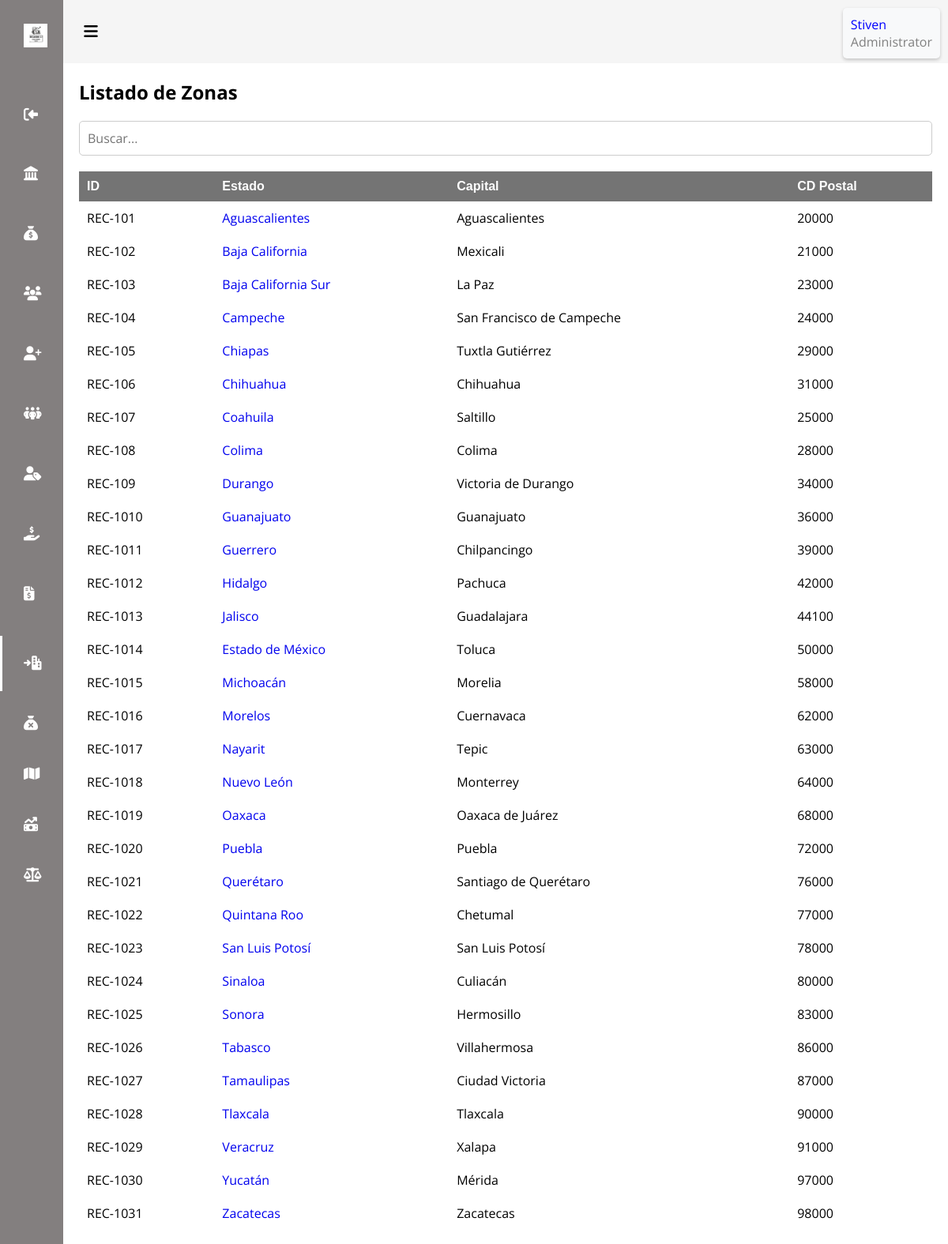
Screenshot of /resources/views/admin/cobros/cobros.php (signed in) with the database file from the repository.
### tables this page shows
CREATE TABLE `zonas` (
  `ID` int NOT NULL,
  `Nombre` varchar(255) DEFAULT NULL,
  `Capital` varchar(255) DEFAULT NULL,
  `CobradorAsignado` int DEFAULT NULL,
  `CodigoPostal` varchar(10) DEFAULT NULL
);

### resources/views/admin/cobros/cobros.php (the view, shortened to what this page needs)
<!DOCTYPE html>
<html lang="en">
<head>
    <link rel="stylesheet" href="/public/assets/css/cobros.css">
</head>
<body id="body">
<header>
        <div class="icon__menu">
            <i class="fas fa-bars" id="btn_open"></i>
        </div>
        <div class="nombre-usuario">
            <?php
        if (isset($_SESSION["nombre_usuario"])) {
            echo htmlspecialchars($_SESSION["nombre_usuario"])."<br>" . "<span> Administrator<span>";
        }
        ?>
        </div>
    </header>
    <div class="menu__side" id="menu_side">
        <div class="name__page">
            <img src="/public/assets/img/logo.png" class="img logo-image" alt="">
            <h4>Recaudo</h4>
        </div>
        <div class="options__menu">
            <a href="/controllers/cerrar_sesion.php">
                <div class="option">
                    <i class="fa-solid fa-right-to-bracket fa-rotate-180"></i>
                    <h4>Cerrar Sesion</h4>
                </div>
            </a>
            <a href="/resources/views/admin/inicio/inicio.php">
                <div class="option">
                    <i class="fa-solid fa-landmark" title="Inicio"></i>
                    <h4>Inicio</h4>
                </div>
            </a>
            <a href=" /resources/views/admin/admin_saldo/saldo_admin.php">
                <div class="option">
                    <i class="fa-solid fa-sack-dollar" title=""></i>
                    <h4>Saldo Incial</h4>
                </div>
            </a>
            <a href="/resources/views/admin/usuarios/crudusuarios.php">
                <div class="option">
                    <i class="fa-solid fa-users" title=""></i>
                    <h4>Usuarios</h4>
                </div>
            </a>
            <a href="/resources/views/admin/usuarios/registrar.php">
                <div class="option">
                    <i class="fa-solid fa-user-plus" title=""></i>
                    <h4>Registrar Usuario</h4>
                </div>
            </a>
            <a href="/resources/views/admin/clientes/lista_clientes.php">
                <div class="option">
                    <i class="fa-solid fa-people-group" title=""></i>
                    <h4>Clientes</h4>
                </div>
            </a>
            <a href="/resources/views/admin/clientes/agregar_clientes.php">
                <div class="option">
                    <i class="fa-solid fa-user-tag" title=""></i>
                    <h4>Registrar Clientes</h4>
                </div>
            </a>
            <a href="/resources/views/admin/creditos/crudPrestamos.php">
                <div class="option">
                    <i class="fa-solid fa-hand-holding-dollar" title=""></i>
                    <h4>Prestamos</h4>
                </div>
            </a>
            <a href="/resources/views/admin/creditos/prestamos.php">
                <div class="option">
                    <i class="fa-solid fa-file-invoice-dollar" title=""></i>
                    <h4>Registrar Prestamos</h4>
                </div>
            </a>
            <a href="/resources/views/admin/cobros/cobros.php" class="selected">
                <div class="option">
                    <i class="fa-solid fa-arrow-right-to-city" title=""></i>
                    <h4>Zonas de cobro</h4>
                </div>
            </a>
            <a href="/resources/views/admin/gastos/gastos.php">
                <div class="option">
                    <i class="fa-solid fa-sack-xmark" title=""></i>
                    <h4>Gastos</h4>
                </div>
            </a>
            <a href="/resources/views/admin/ruta/lista_super.php">
                <div class="option">
                    <i class="fa-solid fa-map" title=""></i>
                    <h4>Ruta</h4>
                </div>
            </a>
            <a href="/resources/views/admin/abonos/abonos.php">
                <div class="option">
                    <i class="fa-solid fa-money-bill-trend-up" title=""></i>
                    <h4>Abonos</h4>
                </div>
            </a>
            <a href="/resources/views/admin/retiros/retiros.php">
                <div class="option">
                    <i class="fa-solid fa-scale-balanced" title=""></i>
                    <h4>Retiros</h4>
                </div>
            </a>
        </div>
    </div>
    <main>
        <h2>Listado de Zonas</h2>
        <div class="search-container">
            <input type="text" id="search-input" class="search-input" placeholder="Buscar...">
        </div>
        <table>
            <tr>
                <th>ID</th>
                <th>Estado</th>
                <th>Capital</th>
                <th>CD Postal</th>
            </tr>
            <?php
    include("../../../../controllers/conexion.php");
    $sql = "SELECT * FROM zonas";
    $result = mysqli_query($conexion, $sql);
    while ($row = mysqli_fetch_assoc($result)) {
        echo "<tr 'zona-row'>";
        echo "<td>REC-10" . $row["ID"] . "</td>";
        echo "<td><a href='ciudades.php?zona=" . $row["ID"] . "'>" . $row["Nombre"] . "</a></td>";
        echo "<td>" . $row["Capital"] . "</td>";
        echo "<td>" . $row["CodigoPostal"] . "</td>";
        echo "</tr>";
    }
    ?>
        </table>
    </main>
</body>
</html>

### public/assets/css/cobros.css (style rules this page uses)
* { margin: 0; padding: 0; box-sizing: border-box; text-decoration: none; font-family: 'Open Sans', sans-serif; }
body { margin-left: 80px; margin-top: 80px; transition: margin-left 300ms cubic-bezier(0.785, 0.135, 0.15, 0.86); }
main { padding: 20px; }
header { width: 100%; height: 80px; background: #f5f5f5; display: flex; align-items: center; position: fixed; top: 0; z-index: 200; }
.icon__menu { width: 50px; height: 100%; display: flex; justify-content: center; align-items: center; transform: translateX(10px); }
.icon__menu i { font-size: 20px; cursor: pointer; position: absolute; }
.nombre-usuario { position: fixed; top: 10px; right: 10px; background-color: #f8f9fa; padding: 10px; border-radius: 5px; box-shadow: 0 2px 4px rgba(0, 0, 0, 0.2); z-index: 1000; color: blue; max-width: 200px; word-wrap: break-word; }
.nombre-usuario span { color: grey; }
.menu__side { width: 80px; height: 100%; background: rgb(131, 127, 127); position: fixed; top: 0; left: 0; color: white; font-size: 18px; z-index: 300; overflow: hidden; overflow-y: scroll; border-right: 20px solid rgb(131, 127, 127); transition: all 300ms cubic-bezier(0.785, 0.135, 0.15, 0.86); }
.menu__side { -ms-overflow-style: none; scrollbar-width: none; }
.name__page { padding: 20px 30px; display: flex; align-items: center; margin-top: 10px; }
.options__menu { padding: 20px 30px; position: absolute; top: 80px; }
.options__menu a { color: #ffffff; cursor: default; display: block; position: relative; transition: color 300ms; }
.options__menu .option { padding: 20px 0px; display: flex; align-items: center; position: relative; }
.options__menu .option i { width: 20px; margin-right: 20px; cursor: pointer; }
.options__menu .option h4 { font-weight: 300; cursor: pointer; }
a.selected { color: #fff; }
.selected:before { content: ''; width: 3px; height: 80%; background: white; position: absolute; top: 10%; left: -30px; }
.logo-image { max-width: 100px; max-height: 30px; display: block; margin: 0 auto; }
.search-container { display: flex; justify-content: center; margin: 20px 0; }
.search-input { flex: 1; padding: 10px; border: 1px solid #ccc; border-radius: 5px; font-size: 16px; }
table { width: 100%; border-collapse: collapse; margin-top: 20px; }
table th, table td { padding: 10px; text-align: left; }
table th { background-color: #747474; color: #ffffff; font-family: Arial, Helvetica, sans-serif; }

### rows the page displays
zonas: ID "1", Nombre "Aguascalientes", Capital "Aguascalientes", CodigoPostal "20000"
zonas: ID "2", Nombre "Baja California", Capital "Mexicali", CodigoPostal "21000"
zonas: ID "3", Nombre "Baja California Sur", Capital "La Paz", CodigoPostal "23000"
zonas: ID "4", Nombre "Campeche", Capital "San Francisco de Campeche", CodigoPostal "24000"
zonas: ID "5", Nombre "Chiapas", Capital "Tuxtla Gutiérrez", CodigoPostal "29000"
zonas: ID "6", Nombre "Chihuahua", Capital "Chihuahua", CodigoPostal "31000"
zonas: ID "7", Nombre "Coahuila", Capital "Saltillo", CodigoPostal "25000"
zonas: ID "8", Nombre "Colima", Capital "Colima", CodigoPostal "28000"
zonas: ID "9", Nombre "Durango", Capital "Victoria de Durango", CodigoPostal "34000"
zonas: ID "10", Nombre "Guanajuato", Capital "Guanajuato", CodigoPostal "36000"
zonas: ID "11", Nombre "Guerrero", Capital "Chilpancingo", CodigoPostal "39000"
zonas: ID "12", Nombre "Hidalgo", Capital "Pachuca", CodigoPostal "42000"
zonas: ID "13", Nombre "Jalisco", Capital "Guadalajara", CodigoPostal "44100"
zonas: ID "14", Nombre "Estado de México", Capital "Toluca", CodigoPostal "50000"
zonas: ID "15", Nombre "Michoacán", Capital "Morelia", CodigoPostal "58000"
zonas: ID "16", Nombre "Morelos", Capital "Cuernavaca", CodigoPostal "62000"
zonas: ID "17", Nombre "Nayarit", Capital "Tepic", CodigoPostal "63000"
zonas: ID "18", Nombre "Nuevo León", Capital "Monterrey", CodigoPostal "64000"
zonas: ID "19", Nombre "Oaxaca", Capital "Oaxaca de Juárez", CodigoPostal "68000"
zonas: ID "20", Nombre "Puebla", Capital "Puebla", CodigoPostal "72000"
zonas: ID "21", Nombre "Querétaro", Capital "Santiago de Querétaro", CodigoPostal "76000"
zonas: ID "22", Nombre "Quintana Roo", Capital "Chetumal", CodigoPostal "77000"
zonas: ID "23", Nombre "San Luis Potosí", Capital "San Luis Potosí", CodigoPostal "78000"
zonas: ID "24", Nombre "Sinaloa", Capital "Culiacán", CodigoPostal "80000"
zonas: ID "25", Nombre "Sonora", Capital "Hermosillo", CodigoPostal "83000"
zonas: ID "26", Nombre "Tabasco", Capital "Villahermosa", CodigoPostal "86000"
zonas: ID "27", Nombre "Tamaulipas", Capital "Ciudad Victoria", CodigoPostal "87000"
zonas: ID "28", Nombre "Tlaxcala", Capital "Tlaxcala", CodigoPostal "90000"
zonas: ID "29", Nombre "Veracruz", Capital "Xalapa", CodigoPostal "91000"
zonas: ID "30", Nombre "Yucatán", Capital "Mérida", CodigoPostal "97000"
zonas: ID "31", Nombre "Zacatecas", Capital "Zacatecas", CodigoPostal "98000"

### other values shown
$_SESSION["nombre_usuario"] "Stiven"
